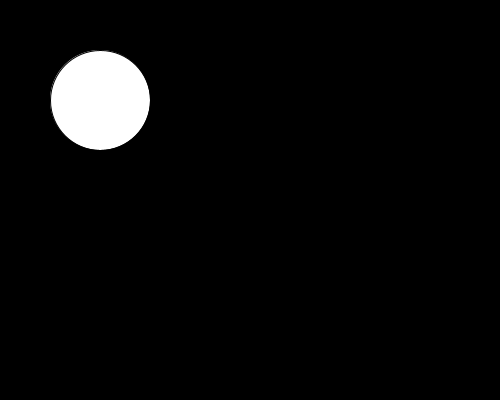
Frame 1 (no input)
Frame 60 (the mouse pressed at the canvas centre just before this capture): identical to frame 1, image omitted
Frame 120 (the mouse held since frame 60 and released just before this capture): identical to frame 1, image omitted

The Processing sketch that drew this single still picture (run headless with seeded random() and noise(); from frame 60 on, the mouse is pressed at the canvas centre):

// Processing sketch: if_statement
// ── if_statement.pde
//Shows how if statements work with mouseX
void setup()
{
  background(0);
  size(500,400);
}

void draw()
{  
  background(0);
  //If mouseX is greater than 300, we draw a rectangle
  //Otherwise, we draw a circle if mouseX is less than 300
  if(mouseX > 300)
  {
    rect(100, 100, 100, 100);
  }
  else
  {
    ellipse(100, 100, 100,100);
  }
}
